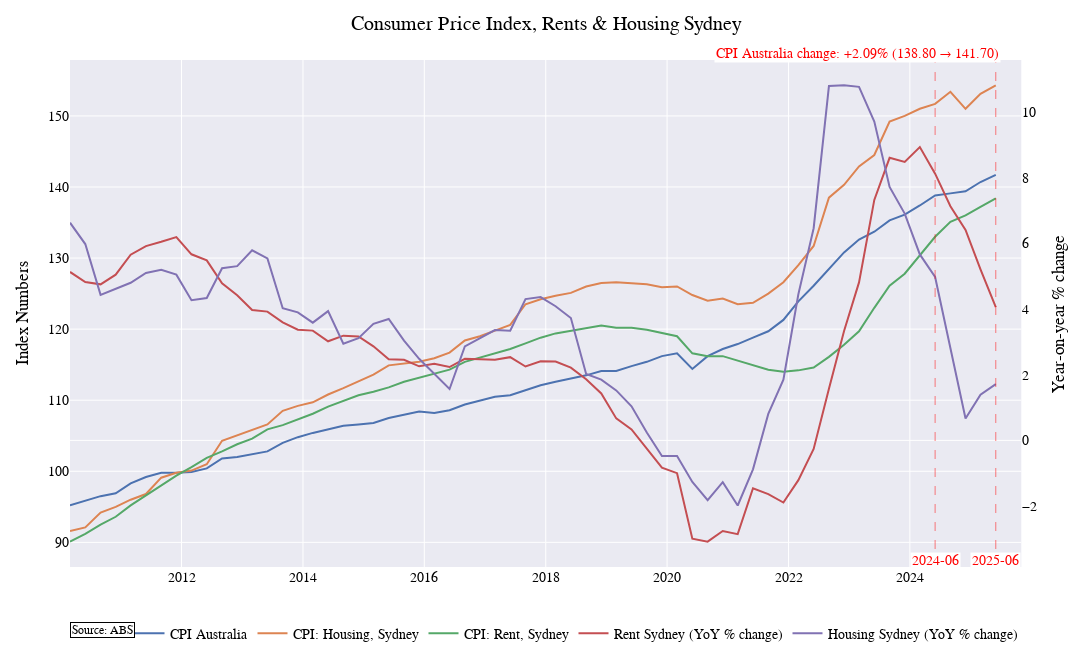

Source (notebook cell):
### Code cell
fugur = watchlist.plot_watchlist(["A2325846C", 'A2325941A', "A2326391L"], [], 
                        plot_title = "Consumer Price Index, Rents & Housing Sydney", 
                        other_series={"right": [rent_yoy, housing_yoy]}, 
                        x_start_date="2010-01-01",
                        right_axis_title = "Year-on-year % change"         # converts to 1000x600 pixels
)
add_vlines_and_pct_change(fugur, "2024-06-01", "2025-06-01", "CPI Australia", color='red', date_format="%Y-%m")
fugur.show()
